Frame 1 (no input): blank canvas, image omitted
Frame 60 (no input): blank canvas, image omitted
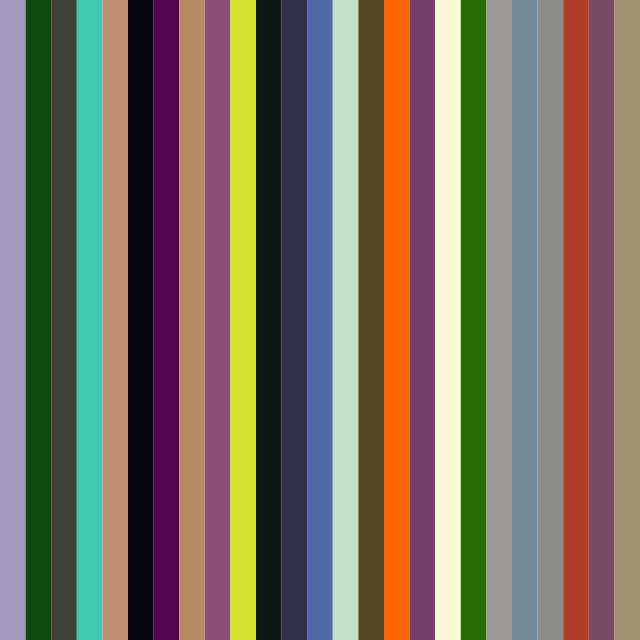
Frame 120 (the mouse pressed at the canvas centre since frame 60)

The p5.js sketch whose frames 1 and 60 were blank and that drew this single picture after the mouse press (run headless with seeded random() and noise() and a simulated clock; from frame 60 on, the mouse is pressed at the canvas centre):

// p5.js sketch
// ── sketch.js
var hueValues = [];
var saturationValues = [];
var brightnessValues = [];
var tileCountX = 50;
var tileCountY = 10;

function setup() {
  createCanvas(640, 640);
  colorMode(HSB, 360, 100, 100, 100);
  noStroke();
  
  for (var i = 0; i < tileCountX; i++) {
    hueValues.push(parseInt(random(360)));
    saturationValues.push(parseInt(random(100)));
    brightnessValues.push(parseInt(random(100)));
  }
}

function draw() {
  background(0, 0, 100);
  
  var counter = 0;
  var currentTileCountX = parseInt(map(mouseX, 0, width, 1, tileCountX));
  var currentTileCountY = parseInt(map(mouseY, 0, height, 1, tileCountY));
  var tileWidth = width / currentTileCountX;
  var tileHeight = height / currentTileCountY;
  
  for (var gridY = 0; gridY < tileCountY; gridY++) {
    for (var gridX = 0; gridX < tileCountX; gridX++) {
      var posX = tileWidth * gridX;
      var posY = tileHeight * gridY;
      var index = counter % currentTileCountX;
      
      fill(hueValues[index], saturationValues[index], brightnessValues[index]);
      rect(posX, posY, tileWidth, tileHeight);
      counter++;
    }
  }
}

function keyPressed() {
  if (key === '1') {
    for (var i = 0; i < tileCountX; i++) {
      hueValues[i] = parseInt(random(360));
      saturationValues[i] = parseInt(random(100));
      brightnessValues[i] = parseInt(random(100));
    }
  }
  
  if (key === '2') {
    for (var i = 0; i < tileCountX; i++) {
      hueValues[i] = parseInt(random(360));
      saturationValues[i] = parseInt(random(100));
      brightnessValues[i] = 100;
    }
  }
  
  if (key === '3') {
    for (var i = 0; i < tileCountX; i++) {
      hueValues[i] = parseInt(random(360));
      saturationValues[i] = 100;
      brightnessValues[i] = parseInt(random(100));
    }
  }
  
  if (key === '4') {
    for (var i = 0; i < tileCountX; i++) {
      hueValues[i] = 0;
      saturationValues[i] = 0;
      brightnessValues[i] = parseInt(random(100));
    }
  }
  
  if (key === '5') {
    for (var i = 0; i < tileCountX; i++) {
      hueValues[i] = 195;
      saturationValues[i] = 100;
      brightnessValues[i] = parseInt(random(100));
    }
  }
  
  if (key === '6') {
    for (var i = 0; i < tileCountX; i++) {
      hueValues[i] = 195;
      saturationValues[i] = parseInt(random(100));
      brightnessValues[i] = 100;
    }
  }
  
  if (key === '7') {
    for (var i = 0; i < tileCountX; i++) {
      hueValues[i] = parseInt(random(180));
      saturationValues[i] = 100;
      brightnessValues[i] = parseInt(random(100));
    }
  }
  
  if (key === '8') {
    for (var i = 0; i < tileCountX; i++) {
      hueValues[i] = parseInt(random(180, 360));
      saturationValues[i] = parseInt(random(80, 100));
      brightnessValues[i] = parseInt(random(50, 90));
    }
  }
  
  if (key === '9') {
    for (var i = 0; i < tileCountX; i++) {
      if (i % 2 === 0) {
        hueValues[i] = parseInt(random(360));
        saturationValues[i] = 100;
        brightnessValues[i] = parseInt(random(100));
      } else {
        hueValues[i] = 195;
        saturationValues[i] = parseInt(random(100));
        brightnessValues[i] = 100;
      }
    }
  }
}
